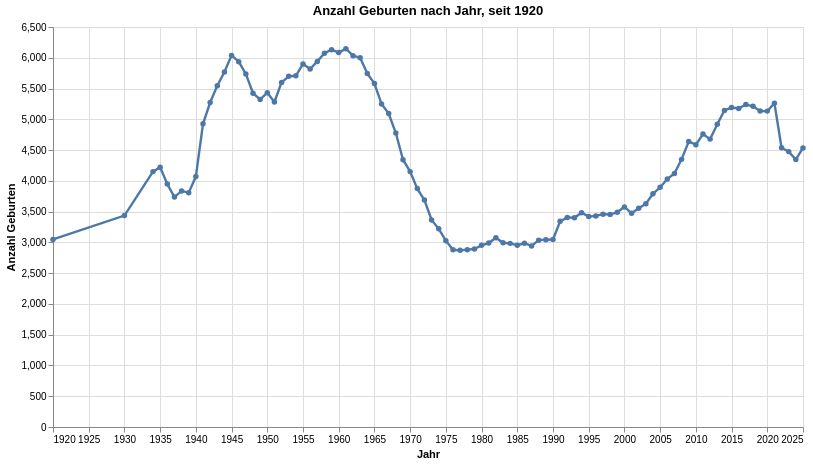

Notebook cell for this chart:
### Code cell
grafik2 = mypy_dv.plot_altair_multiline_highlight(
    data = myAgg1.reset_index()
    ,x = 'StichtagDatJahr'
    ,y = 'sum_AnzGebuWir'
    ,x_beschriftung = 'Jahr'
    , y_beschriftung = 'Anzahl Geburten'
    #,category = "ThemaLang"
    ,category_beschriftung= 'Legende:'
    ,warning_status = "ignore" #always or ignore
    ,myTitle="Anzahl Geburten nach Jahr, seit "+data_min_date
)
grafik2

### Figure 1 — Vega-Lite specification as saved in the notebook (floating-point values rounded to 4 significant figures)
{"config": {"view": {"continuousWidth": 300, "continuousHeight": 300}}, "layer": [{"mark": {"type": "circle"}, "encoding": {"opacity": {"value": 1.3}, "tooltip": [{"field": "StichtagDatJahr", "type": "temporal"}, {"field": "sum_AnzGebuWir", "type": "quantitative"}], "x": {"axis": {"title": "Jahr"}, "field": "StichtagDatJahr", "type": "temporal"}, "y": {"axis": {"title": "Anzahl Geburten"}, "field": "sum_AnzGebuWir", "type": "quantitative"}}, "name": "view_25", "title": "Anzahl Geburten nach Jahr, seit 1920"}, {"mark": {"type": "line"}, "encoding": {"strokeWidth": {"condition": {"test": {"not": {"param": "param_25"}}, "value": 1.2}, "value": 2.4}, "tooltip": [{"field": "StichtagDatJahr", "type": "temporal"}, {"field": "sum_AnzGebuWir", "type": "quantitative"}], "x": {"axis": {"title": "Jahr"}, "field": "StichtagDatJahr", "type": "temporal"}, "y": {"axis": {"title": "Anzahl Geburten"}, "field": "sum_AnzGebuWir", "type": "quantitative"}}, "title": "Anzahl Geburten nach Jahr, seit 1920"}], "data": {"name": "data-8bc20faa77a87ea3dd6db0198ec04153"}, "height": 400, "params": [{"name": "param_25", "select": {"type": "point", "fields": [""], "nearest": true, "on": "pointerover"}, "views": ["view_25"]}], "width": 750, "$schema": "https://vega.github.io/schema/vega-lite/v5.8.0.json", "datasets": {"data-8bc20faa77a87ea3dd6db0198ec04153": [{"StichtagDatJahr": "1920-01-01T00:00:00", "Jahr_nbr": 1920, "sum_AnzGebuWir": 3048, "sum_Frauen15bis49_noDM": 72230.0, "mean_Fertilitaetsrate_noDM": 42.48}, {"StichtagDatJahr": "1930-01-01T00:00:00", "Jahr_nbr": 1930, "sum_AnzGebuWir": 3436, "sum_Frauen15bis49_noDM": 86920.0, "mean_Fertilitaetsrate_noDM": 35.62}, {"StichtagDatJahr": "1934-01-01T00:00:00", "Jahr_nbr": 1934, "sum_AnzGebuWir": 4150, "sum_Frauen15bis49_noDM": 0.0, "mean_Fertilitaetsrate_noDM": null}, {"StichtagDatJahr": "1935-01-01T00:00:00", "Jahr_nbr": 1935, "sum_AnzGebuWir": 4222, "sum_Frauen15bis49_noDM": 0.0, "mean_Fertilitaetsrate_noDM": null}, {"StichtagDatJahr": "1936-01-01T00:00:00", "Jahr_nbr": 1936, "sum_AnzGebuWir": 3949, "sum_Frauen15bis49_noDM": 0.0, "mean_Fertilitaetsrate_noDM": null}, {"StichtagDatJahr": "1937-01-01T00:00:00", "Jahr_nbr": 1937, "sum_AnzGebuWir": 3736, "sum_Frauen15bis49_noDM": 0.0, "mean_Fertilitaetsrate_noDM": null}, {"StichtagDatJahr": "1938-01-01T00:00:00", "Jahr_nbr": 1938, "sum_AnzGebuWir": 3836, "sum_Frauen15bis49_noDM": 0.0, "mean_Fertilitaetsrate_noDM": null}, {"StichtagDatJahr": "1939-01-01T00:00:00", "Jahr_nbr": 1939, "sum_AnzGebuWir": 3808, "sum_Frauen15bis49_noDM": 0.0, "mean_Fertilitaetsrate_noDM": null}, {"StichtagDatJahr": "1940-01-01T00:00:00", "Jahr_nbr": 1940, "sum_AnzGebuWir": 4069, "sum_Frauen15bis49_noDM": 0.0, "mean_Fertilitaetsrate_noDM": null}, {"StichtagDatJahr": "1941-01-01T00:00:00", "Jahr_nbr": 1941, "sum_AnzGebuWir": 4926, "sum_Frauen15bis49_noDM": 109500.0, "mean_Fertilitaetsrate_noDM": 42.8}, {"StichtagDatJahr": "1942-01-01T00:00:00", "Jahr_nbr": 1942, "sum_AnzGebuWir": 5273, "sum_Frauen15bis49_noDM": 0.0, "mean_Fertilitaetsrate_noDM": null}, {"StichtagDatJahr": "1943-01-01T00:00:00", "Jahr_nbr": 1943, "sum_AnzGebuWir": 5547, "sum_Frauen15bis49_noDM": 0.0, "mean_Fertilitaetsrate_noDM": null}, {"StichtagDatJahr": "1944-01-01T00:00:00", "Jahr_nbr": 1944, "sum_AnzGebuWir": 5769, "sum_Frauen15bis49_noDM": 0.0, "mean_Fertilitaetsrate_noDM": null}, {"StichtagDatJahr": "1945-01-01T00:00:00", "Jahr_nbr": 1945, "sum_AnzGebuWir": 6039, "sum_Frauen15bis49_noDM": 0.0, "mean_Fertilitaetsrate_noDM": null}, {"StichtagDatJahr": "1946-01-01T00:00:00", "Jahr_nbr": 1946, "sum_AnzGebuWir": 5937, "sum_Frauen15bis49_noDM": 0.0, "mean_Fertilitaetsrate_noDM": null}, {"StichtagDatJahr": "1947-01-01T00:00:00", "Jahr_nbr": 1947, "sum_AnzGebuWir": 5738, "sum_Frauen15bis49_noDM": 0.0, "mean_Fertilitaetsrate_noDM": null}, {"StichtagDatJahr": "1948-01-01T00:00:00", "Jahr_nbr": 1948, "sum_AnzGebuWir": 5423, "sum_Frauen15bis49_noDM": 0.0, "mean_Fertilitaetsrate_noDM": null}, {"StichtagDatJahr": "1949-01-01T00:00:00", "Jahr_nbr": 1949, "sum_AnzGebuWir": 5322, "sum_Frauen15bis49_noDM": 0.0, "mean_Fertilitaetsrate_noDM": null}, {"StichtagDatJahr": "1950-01-01T00:00:00", "Jahr_nbr": 1950, "sum_AnzGebuWir": 5432, "sum_Frauen15bis49_noDM": 116100.0, "mean_Fertilitaetsrate_noDM": 43.28}, {"StichtagDatJahr": "1951-01-01T00:00:00", "Jahr_nbr": 1951, "sum_AnzGebuWir": 5282, "sum_Frauen15bis49_noDM": 0.0, "mean_Fertilitaetsrate_noDM": null}, {"StichtagDatJahr": "1952-01-01T00:00:00", "Jahr_nbr": 1952, "sum_AnzGebuWir": 5600, "sum_Frauen15bis49_noDM": 0.0, "mean_Fertilitaetsrate_noDM": null}, {"StichtagDatJahr": "1953-01-01T00:00:00", "Jahr_nbr": 1953, "sum_AnzGebuWir": 5698, "sum_Frauen15bis49_noDM": 0.0, "mean_Fertilitaetsrate_noDM": null}, {"StichtagDatJahr": "1954-01-01T00:00:00", "Jahr_nbr": 1954, "sum_AnzGebuWir": 5707, "sum_Frauen15bis49_noDM": 0.0, "mean_Fertilitaetsrate_noDM": null}, {"StichtagDatJahr": "1955-01-01T00:00:00", "Jahr_nbr": 1955, "sum_AnzGebuWir": 5899, "sum_Frauen15bis49_noDM": 0.0, "mean_Fertilitaetsrate_noDM": null}, {"StichtagDatJahr": "1956-01-01T00:00:00", "Jahr_nbr": 1956, "sum_AnzGebuWir": 5818, "sum_Frauen15bis49_noDM": 0.0, "mean_Fertilitaetsrate_noDM": null}, {"StichtagDatJahr": "1957-01-01T00:00:00", "Jahr_nbr": 1957, "sum_AnzGebuWir": 5941, "sum_Frauen15bis49_noDM": 0.0, "mean_Fertilitaetsrate_noDM": null}, {"StichtagDatJahr": "1958-01-01T00:00:00", "Jahr_nbr": 1958, "sum_AnzGebuWir": 6073, "sum_Frauen15bis49_noDM": 0.0, "mean_Fertilitaetsrate_noDM": null}, {"StichtagDatJahr": "1959-01-01T00:00:00", "Jahr_nbr": 1959, "sum_AnzGebuWir": 6132, "sum_Frauen15bis49_noDM": 0.0, "mean_Fertilitaetsrate_noDM": null}, {"StichtagDatJahr": "1960-01-01T00:00:00", "Jahr_nbr": 1960, "sum_AnzGebuWir": 6084, "sum_Frauen15bis49_noDM": 118000.0, "mean_Fertilitaetsrate_noDM": 55.95}, {"StichtagDatJahr": "1961-01-01T00:00:00", "Jahr_nbr": 1961, "sum_AnzGebuWir": 6147, "sum_Frauen15bis49_noDM": 0.0, "mean_Fertilitaetsrate_noDM": null}, {"StichtagDatJahr": "1962-01-01T00:00:00", "Jahr_nbr": 1962, "sum_AnzGebuWir": 6034, "sum_Frauen15bis49_noDM": 0.0, "mean_Fertilitaetsrate_noDM": null}, {"StichtagDatJahr": "1963-01-01T00:00:00", "Jahr_nbr": 1963, "sum_AnzGebuWir": 6002, "sum_Frauen15bis49_noDM": 0.0, "mean_Fertilitaetsrate_noDM": null}, {"StichtagDatJahr": "1964-01-01T00:00:00", "Jahr_nbr": 1964, "sum_AnzGebuWir": 5746, "sum_Frauen15bis49_noDM": 0.0, "mean_Fertilitaetsrate_noDM": null}, {"StichtagDatJahr": "1965-01-01T00:00:00", "Jahr_nbr": 1965, "sum_AnzGebuWir": 5582, "sum_Frauen15bis49_noDM": 0.0, "mean_Fertilitaetsrate_noDM": null}, {"StichtagDatJahr": "1966-01-01T00:00:00", "Jahr_nbr": 1966, "sum_AnzGebuWir": 5248, "sum_Frauen15bis49_noDM": 112500.0, "mean_Fertilitaetsrate_noDM": 58.98}, {"StichtagDatJahr": "1967-01-01T00:00:00", "Jahr_nbr": 1967, "sum_AnzGebuWir": 5093, "sum_Frauen15bis49_noDM": 112100.0, "mean_Fertilitaetsrate_noDM": 59.71}, {"StichtagDatJahr": "1968-01-01T00:00:00", "Jahr_nbr": 1968, "sum_AnzGebuWir": 4777, "sum_Frauen15bis49_noDM": 112500.0, "mean_Fertilitaetsrate_noDM": 55.17}, {"StichtagDatJahr": "1969-01-01T00:00:00", "Jahr_nbr": 1969, "sum_AnzGebuWir": 4343, "sum_Frauen15bis49_noDM": 112300.0, "mean_Fertilitaetsrate_noDM": 52.12}, {"StichtagDatJahr": "1970-01-01T00:00:00", "Jahr_nbr": 1970, "sum_AnzGebuWir": 4150, "sum_Frauen15bis49_noDM": 110000.0, "mean_Fertilitaetsrate_noDM": 51.26}, {"StichtagDatJahr": "1971-01-01T00:00:00", "Jahr_nbr": 1971, "sum_AnzGebuWir": 3874, "sum_Frauen15bis49_noDM": 106700.0, "mean_Fertilitaetsrate_noDM": 52.23}, {"StichtagDatJahr": "1972-01-01T00:00:00", "Jahr_nbr": 1972, "sum_AnzGebuWir": 3687, "sum_Frauen15bis49_noDM": 105200.0, "mean_Fertilitaetsrate_noDM": 50.41}, {"StichtagDatJahr": "1973-01-01T00:00:00", "Jahr_nbr": 1973, "sum_AnzGebuWir": 3365, "sum_Frauen15bis49_noDM": 103000.0, "mean_Fertilitaetsrate_noDM": 47.11}, {"StichtagDatJahr": "1974-01-01T00:00:00", "Jahr_nbr": 1974, "sum_AnzGebuWir": 3220, "sum_Frauen15bis49_noDM": 101500.0, "mean_Fertilitaetsrate_noDM": 46.16}, {"StichtagDatJahr": "1975-01-01T00:00:00", "Jahr_nbr": 1975, "sum_AnzGebuWir": 3028, "sum_Frauen15bis49_noDM": 99260.0, "mean_Fertilitaetsrate_noDM": 46.07}, {"StichtagDatJahr": "1976-01-01T00:00:00", "Jahr_nbr": 1976, "sum_AnzGebuWir": 2880, "sum_Frauen15bis49_noDM": 96820.0, "mean_Fertilitaetsrate_noDM": 45.55}, {"StichtagDatJahr": "1977-01-01T00:00:00", "Jahr_nbr": 1977, "sum_AnzGebuWir": 2871, "sum_Frauen15bis49_noDM": 95720.0, "mean_Fertilitaetsrate_noDM": 46.35}, {"StichtagDatJahr": "1978-01-01T00:00:00", "Jahr_nbr": 1978, "sum_AnzGebuWir": 2882, "sum_Frauen15bis49_noDM": 95240.0, "mean_Fertilitaetsrate_noDM": 41.34}, {"StichtagDatJahr": "1979-01-01T00:00:00", "Jahr_nbr": 1979, "sum_AnzGebuWir": 2893, "sum_Frauen15bis49_noDM": 94770.0, "mean_Fertilitaetsrate_noDM": 40.66}, {"StichtagDatJahr": "1980-01-01T00:00:00", "Jahr_nbr": 1980, "sum_AnzGebuWir": 2953, "sum_Frauen15bis49_noDM": 93040.0, "mean_Fertilitaetsrate_noDM": 41.65}, {"StichtagDatJahr": "1981-01-01T00:00:00", "Jahr_nbr": 1981, "sum_AnzGebuWir": 2989, "sum_Frauen15bis49_noDM": 92470.0, "mean_Fertilitaetsrate_noDM": 42.79}, {"StichtagDatJahr": "1982-01-01T00:00:00", "Jahr_nbr": 1982, "sum_AnzGebuWir": 3076, "sum_Frauen15bis49_noDM": 93160.0, "mean_Fertilitaetsrate_noDM": 43.0}, {"StichtagDatJahr": "1983-01-01T00:00:00", "Jahr_nbr": 1983, "sum_AnzGebuWir": 2994, "sum_Frauen15bis49_noDM": 92330.0, "mean_Fertilitaetsrate_noDM": 39.58}, {"StichtagDatJahr": "1984-01-01T00:00:00", "Jahr_nbr": 1984, "sum_AnzGebuWir": 2984, "sum_Frauen15bis49_noDM": 92110.0, "mean_Fertilitaetsrate_noDM": 39.97}, {"StichtagDatJahr": "1985-01-01T00:00:00", "Jahr_nbr": 1985, "sum_AnzGebuWir": 2953, "sum_Frauen15bis49_noDM": 91200.0, "mean_Fertilitaetsrate_noDM": 40.12}, {"StichtagDatJahr": "1986-01-01T00:00:00", "Jahr_nbr": 1986, "sum_AnzGebuWir": 2986, "sum_Frauen15bis49_noDM": 91700.0, "mean_Fertilitaetsrate_noDM": 39.56}, {"StichtagDatJahr": "1987-01-01T00:00:00", "Jahr_nbr": 1987, "sum_AnzGebuWir": 2942, "sum_Frauen15bis49_noDM": 91780.0, "mean_Fertilitaetsrate_noDM": 39.69}, {"StichtagDatJahr": "1988-01-01T00:00:00", "Jahr_nbr": 1988, "sum_AnzGebuWir": 3036, "sum_Frauen15bis49_noDM": 91540.0, "mean_Fertilitaetsrate_noDM": 40.91}, {"StichtagDatJahr": "1989-01-01T00:00:00", "Jahr_nbr": 1989, "sum_AnzGebuWir": 3044, "sum_Frauen15bis49_noDM": 90880.0, "mean_Fertilitaetsrate_noDM": 40.94}, {"StichtagDatJahr": "1990-01-01T00:00:00", "Jahr_nbr": 1990, "sum_AnzGebuWir": 3046, "sum_Frauen15bis49_noDM": 90910.0, "mean_Fertilitaetsrate_noDM": 40.64}, {"StichtagDatJahr": "1991-01-01T00:00:00", "Jahr_nbr": 1991, "sum_AnzGebuWir": 3342, "sum_Frauen15bis49_noDM": 92110.0, "mean_Fertilitaetsrate_noDM": 42.69}, {"StichtagDatJahr": "1992-01-01T00:00:00", "Jahr_nbr": 1992, "sum_AnzGebuWir": 3406, "sum_Frauen15bis49_noDM": 91920.0, "mean_Fertilitaetsrate_noDM": 43.31}, {"StichtagDatJahr": "1993-01-01T00:00:00", "Jahr_nbr": 1993, "sum_AnzGebuWir": 3400, "sum_Frauen15bis49_noDM": 91520.0, "mean_Fertilitaetsrate_noDM": 43.57}, {"StichtagDatJahr": "1994-01-01T00:00:00", "Jahr_nbr": 1994, "sum_AnzGebuWir": 3483, "sum_Frauen15bis49_noDM": 91280.0, "mean_Fertilitaetsrate_noDM": 44.76}, {"StichtagDatJahr": "1995-01-01T00:00:00", "Jahr_nbr": 1995, "sum_AnzGebuWir": 3419, "sum_Frauen15bis49_noDM": 91500.0, "mean_Fertilitaetsrate_noDM": 44.09}, {"StichtagDatJahr": "1996-01-01T00:00:00", "Jahr_nbr": 1996, "sum_AnzGebuWir": 3430, "sum_Frauen15bis49_noDM": 91200.0, "mean_Fertilitaetsrate_noDM": 44.53}, {"StichtagDatJahr": "1997-01-01T00:00:00", "Jahr_nbr": 1997, "sum_AnzGebuWir": 3459, "sum_Frauen15bis49_noDM": 91200.0, "mean_Fertilitaetsrate_noDM": 45.42}, {"StichtagDatJahr": "1998-01-01T00:00:00", "Jahr_nbr": 1998, "sum_AnzGebuWir": 3455, "sum_Frauen15bis49_noDM": 91820.0, "mean_Fertilitaetsrate_noDM": 46.01}, {"StichtagDatJahr": "1999-01-01T00:00:00", "Jahr_nbr": 1999, "sum_AnzGebuWir": 3489, "sum_Frauen15bis49_noDM": 92990.0, "mean_Fertilitaetsrate_noDM": 45.42}, {"StichtagDatJahr": "2000-01-01T00:00:00", "Jahr_nbr": 2000, "sum_AnzGebuWir": 3577, "sum_Frauen15bis49_noDM": 93900.0, "mean_Fertilitaetsrate_noDM": 46.22}, {"StichtagDatJahr": "2001-01-01T00:00:00", "Jahr_nbr": 2001, "sum_AnzGebuWir": 3472, "sum_Frauen15bis49_noDM": 94650.0, "mean_Fertilitaetsrate_noDM": 44.22}, {"StichtagDatJahr": "2002-01-01T00:00:00", "Jahr_nbr": 2002, "sum_AnzGebuWir": 3553, "sum_Frauen15bis49_noDM": 95730.0, "mean_Fertilitaetsrate_noDM": 44.55}, {"StichtagDatJahr": "2003-01-01T00:00:00", "Jahr_nbr": 2003, "sum_AnzGebuWir": 3629, "sum_Frauen15bis49_noDM": 95970.0, "mean_Fertilitaetsrate_noDM": 44.95}, {"StichtagDatJahr": "2004-01-01T00:00:00", "Jahr_nbr": 2004, "sum_AnzGebuWir": 3791, "sum_Frauen15bis49_noDM": 96280.0, "mean_Fertilitaetsrate_noDM": 46.6}, {"StichtagDatJahr": "2005-01-01T00:00:00", "Jahr_nbr": 2005, "sum_AnzGebuWir": 3895, "sum_Frauen15bis49_noDM": 96980.0, "mean_Fertilitaetsrate_noDM": 46.87}, {"StichtagDatJahr": "2006-01-01T00:00:00", "Jahr_nbr": 2006, "sum_AnzGebuWir": 4029, "sum_Frauen15bis49_noDM": 98390.0, "mean_Fertilitaetsrate_noDM": 47.93}, {"StichtagDatJahr": "2007-01-01T00:00:00", "Jahr_nbr": 2007, "sum_AnzGebuWir": 4119, "sum_Frauen15bis49_noDM": 101300.0, "mean_Fertilitaetsrate_noDM": 46.71}, {"StichtagDatJahr": "2008-01-01T00:00:00", "Jahr_nbr": 2008, "sum_AnzGebuWir": 4349, "sum_Frauen15bis49_noDM": 102500.0, "mean_Fertilitaetsrate_noDM": 48.28}, {"StichtagDatJahr": "2009-01-01T00:00:00", "Jahr_nbr": 2009, "sum_AnzGebuWir": 4639, "sum_Frauen15bis49_noDM": 103300.0, "mean_Fertilitaetsrate_noDM": 50.95}, {"StichtagDatJahr": "2010-01-01T00:00:00", "Jahr_nbr": 2010, "sum_AnzGebuWir": 4588, "sum_Frauen15bis49_noDM": 104100.0, "mean_Fertilitaetsrate_noDM": 49.21}, {"StichtagDatJahr": "2011-01-01T00:00:00", "Jahr_nbr": 2011, "sum_AnzGebuWir": 4760, "sum_Frauen15bis49_noDM": 105500.0, "mean_Fertilitaetsrate_noDM": 49.97}, {"StichtagDatJahr": "2012-01-01T00:00:00", "Jahr_nbr": 2012, "sum_AnzGebuWir": 4678, "sum_Frauen15bis49_noDM": 106600.0, "mean_Fertilitaetsrate_noDM": 48.69}, {"StichtagDatJahr": "2013-01-01T00:00:00", "Jahr_nbr": 2013, "sum_AnzGebuWir": 4920, "sum_Frauen15bis49_noDM": 108100.0, "mean_Fertilitaetsrate_noDM": 50.18}, {"StichtagDatJahr": "2014-01-01T00:00:00", "Jahr_nbr": 2014, "sum_AnzGebuWir": 5145, "sum_Frauen15bis49_noDM": 109900.0, "mean_Fertilitaetsrate_noDM": 51.3}, {"StichtagDatJahr": "2015-01-01T00:00:00", "Jahr_nbr": 2015, "sum_AnzGebuWir": 5191, "sum_Frauen15bis49_noDM": 111200.0, "mean_Fertilitaetsrate_noDM": 51.03}, {"StichtagDatJahr": "2016-01-01T00:00:00", "Jahr_nbr": 2016, "sum_AnzGebuWir": 5176, "sum_Frauen15bis49_noDM": 112500.0, "mean_Fertilitaetsrate_noDM": 49.76}, {"StichtagDatJahr": "2017-01-01T00:00:00", "Jahr_nbr": 2017, "sum_AnzGebuWir": 5240, "sum_Frauen15bis49_noDM": 114600.0, "mean_Fertilitaetsrate_noDM": 49.64}, {"StichtagDatJahr": "2018-01-01T00:00:00", "Jahr_nbr": 2018, "sum_AnzGebuWir": 5212, "sum_Frauen15bis49_noDM": 116000.0, "mean_Fertilitaetsrate_noDM": 48.54}, {"StichtagDatJahr": "2019-01-01T00:00:00", "Jahr_nbr": 2019, "sum_AnzGebuWir": 5134, "sum_Frauen15bis49_noDM": 117700.0, "mean_Fertilitaetsrate_noDM": 46.65}, {"StichtagDatJahr": "2020-01-01T00:00:00", "Jahr_nbr": 2020, "sum_AnzGebuWir": 5133, "sum_Frauen15bis49_noDM": 117700.0, "mean_Fertilitaetsrate_noDM": 46.61}, {"StichtagDatJahr": "2021-01-01T00:00:00", "Jahr_nbr": 2021, "sum_AnzGebuWir": 5261, "sum_Frauen15bis49_noDM": 118200.0, "mean_Fertilitaetsrate_noDM": 47.6}, {"StichtagDatJahr": "2022-01-01T00:00:00", "Jahr_nbr": 2022, "sum_AnzGebuWir": 4538, "sum_Frauen15bis49_noDM": 120600.0, "mean_Fertilitaetsrate_noDM": 40.29}, {"StichtagDatJahr": "2023-01-01T00:00:00", "Jahr_nbr": 2023, "sum_AnzGebuWir": 4475, "sum_Frauen15bis49_noDM": 121800.0, "mean_Fertilitaetsrate_noDM": 39.45}, {"StichtagDatJahr": "2024-01-01T00:00:00", "Jahr_nbr": 2024, "sum_AnzGebuWir": 4345, "sum_Frauen15bis49_noDM": 122300.0, "mean_Fertilitaetsrate_noDM": 38.35}, {"StichtagDatJahr": "2025-01-01T00:00:00", "Jahr_nbr": 2025, "sum_AnzGebuWir": 4535, "sum_Frauen15bis49_noDM": 123500.0, "mean_Fertilitaetsrate_noDM": 39.49}]}}
